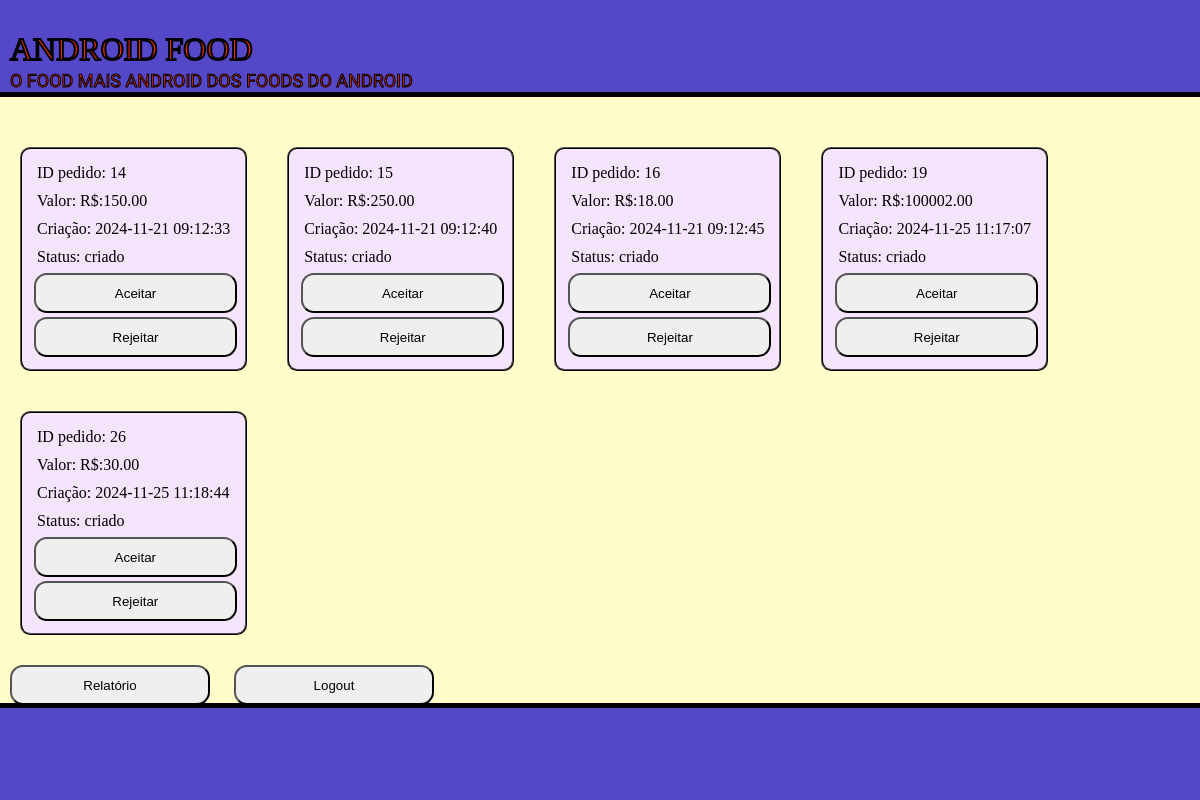
The app's page /restaurante (signed in) with its own data.
### tables this page shows
CREATE TABLE venda(
                            pk_venda INTEGER PRIMARY KEY NOT NULL,
                            valor NUMERIC CHECK (valor > 0) NOT NULL,
                            pk_usuario INTEGER REFERENCES usuario NOT NULL,
                            pk_restaurante INTEGER REFERENCES restaurante NOT NULL,
                            criacao DATE DEFAULT(datetime('now', 'localtime')),
                            status VARCHAR(50) DEFAULT "criado"
                            );

### main.py (the view)
@app.route('/restaurante', methods=['GET','POST'])
def restaurante(): # Mostra os pedidos do restaurante que não estão concluidos ou rejeitados
    if (session.get('login') == None or session['login'] == False) or (session.get('restaurante') == None or session['restaurante'] == False):
        return index()
    vendas = database.consulta_pedidos(session['pk']) # Consulta os pedidos do restaurante
    pedidos = []
    for venda in vendas:
        if (venda[4] != "rejeitado") and (venda[4] != "entregue"): # Caso não for entregue ou rejeitado
            pedido = {
                        "pk": venda[0],
                        "valor": venda[1],
                        "pk_usuario": venda[2],
                        "criacao": venda[3],
                        "status": venda[4]
                    }
            pedidos.append(pedido)
    session['pedidos'] = pedidos
    return render_template("restaurante.jinja",nome = session['nome'],pedidos = session['pedidos'])

### database/database.py (called while the page is built)
    def consulta_pedidos(self,pk_restaurante): # Consulta os pedidos de um restaurante
        sql = f'SELECT pk_venda,valor,pk_usuario,criacao,status FROM venda WHERE pk_restaurante = ?;'
        result = self.conexao.execute(sql,(pk_restaurante,))
        return result.fetchall()

### main.py (called while the page is built)
@app.template_filter() # Função para formatar dinheiro
def formatoDinheiro(valor):
    if valor == None:
        return f"0.00"
    return f"{float(valor):.2f}"

### templates/restaurante.jinja (shortened to what this page needs)
<!DOCTYPE html>
<html lang="pt-BR">
  <head>
    <link rel="stylesheet" href="{{ url_for('static',filename='styles/restaurante.css') }}" >
  </head>
  <body>
    <header class="header">
      <h1>ANDROID FOOD</h1>
      <p>O FOOD MAIS ANDROID DOS FOODS DO ANDROID</p>
    </header>
    {% if pedidos[0] is none %}
      <section class="pedidos">
        <p>Nenhum pedido</p>
      </section>
    {% else %}
      <section class="pedidos">
        {% for pedido in pedidos%}
        <div class="pedido">
          <p class="id">ID pedido: {{ pedido["pk"] }}</p>
          <p class="valor">Valor: R$:{{ pedido["valor"] | formatoDinheiro }}</p>
          <p class="criacao">Criação: {{ pedido["criacao"] }}</p>
          <p class="status">Status: {{ pedido["status"] }}</p>
          {% if pedido["status"] == "criado" %}
           <a href="{{ url_for('aceitar', pk=pedido['pk']) }}"> <button>Aceitar</button></a>
            <a href="{{ url_for('rejeitar', pk=pedido['pk']) }}"><button>Rejeitar</button></a>
          {% elif pedido["status"] == "aceito" %}
            <a href="{{ url_for('entrega', pk=pedido['pk']) }}"><button>Saiu para a entrega</button></a>
          {% elif pedido["status"] == "saiu para a entrega" %}
            <a href="{{ url_for('entregue', pk=pedido['pk']) }}"><button>Entregue</button></a>
          {% endif %}
        </div>
        {% endfor %}
      </section>
    {% endif %}
    <a href="{{ url_for('relatorio') }}"><button class="util-button">Relatório</button></a>
    <a href="{{ url_for('logout') }}"><button class="util-button">Logout</button></a>
    <footer class="footer">
    </footer>
  </body>
</html>

### static/styles/restaurante.css (style rules this page uses)
body { margin: 0; background-color: #fffecb; margin-bottom: 9vh; width: 100%; max-width: 100%; }
.header { width: calc(100% - 20px); height: 9vh; padding: 10px; background-color: #5448c8; margin-bottom: 30px; border-bottom: 5px solid black; max-width: 100%; }
.header h1 { font-family: "Alfa Slab One", serif; font-weight: 400; font-style: normal; color: #ff2e00; -webkit-text-stroke: 2px black; margin-bottom: 2px; }
.header p { font-family: "Racing Sans One", sans-serif; font-weight: 400; font-style: normal; font-size: large; color: #ff2e00; -webkit-text-stroke: 1px black; margin-top: 0; }
.pedidos { display: flex; justify-content: flex-start; flex-wrap: wrap; }
.pedido { display: flex; flex-direction: column; border: 2px ridge black; border-radius: 10px; padding: 10px; background-color: #f5e5fc; height: 200px; margin: 20px; }
.pedido p { margin: 5px; }
.pedido button { border-radius: 13px; height: 40px; margin: 2px; width: 100%; }
a { text-decoration: none; }
.util-button { border-radius: 13px; margin: 10px; width: 200px; height: 40px; }
.footer { width: 100%; height: 9vh; background-color: #5448c8; position: fixed; bottom: 0; padding: 10px; margin-top: 30px; border-top: 5px solid black; max-width: 100%; }

### records on screen
venda: pk "14", valor "150.00", criacao "2024-11-21 09:12:33", status "criado"
venda: pk "15", valor "250.00", criacao "2024-11-21 09:12:40", status "criado"
venda: pk "16", valor "18.00", criacao "2024-11-21 09:12:45", status "criado"
venda: pk "19", valor "100002.00", criacao "2024-11-25 11:17:07", status "criado"
venda: pk "26", valor "30.00", criacao "2024-11-25 11:18:44", status "criado"
